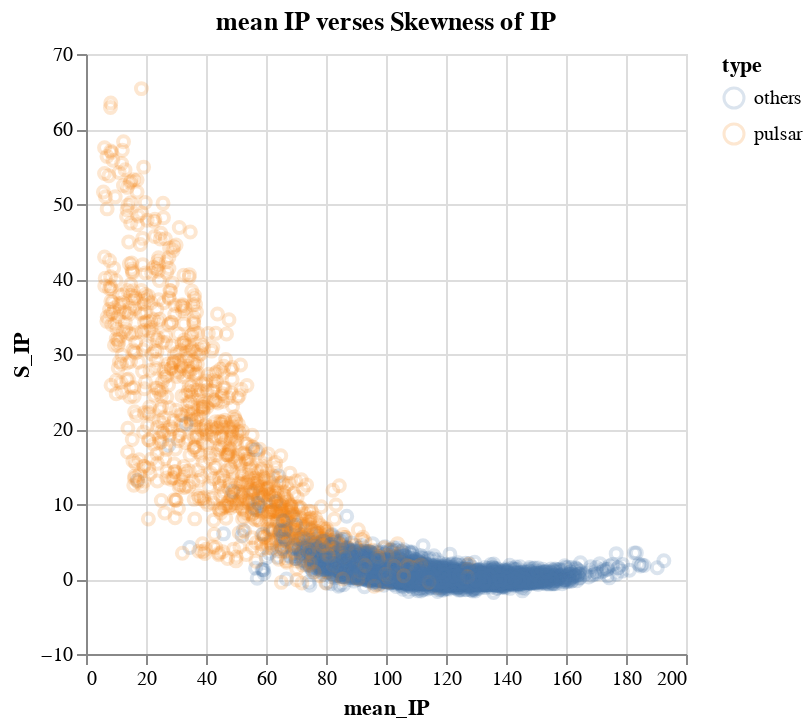

Source (notebook cell):
### Markdown cell above
Graph displaying the correlation between mean IP and Skewness of IP for pulsars and other stars. The graph shows clear separation between pulsars and other sources, with some overlap in the middle where KNN predictions can be challenging. (See Graph 1)

### Code cell
alt.data_transformers.disable_max_rows()
pulsar_mean_plot=alt.Chart(pulsar_train,title='mean IP verses Skewness of IP').mark_point(opacity=0.2).encode(
    x=alt.X('mean_IP'),
    y=alt.Y('S_IP'),
    color='type')
pulsar_mean_plot

### Figure 1 — Vega-Lite specification as saved in the notebook (floating-point values rounded to 4 significant figures; data arrays with more than 128 entries replaced by an {"elided": "..."} marker saying what was removed)
{"config": {"view": {"continuousWidth": 300, "continuousHeight": 300}}, "data": {"name": "data-cabdbbc7cf6aba66a42fc3e217867947"}, "mark": {"type": "point", "opacity": 0.2}, "encoding": {"color": {"field": "type", "type": "nominal"}, "x": {"field": "mean_IP", "type": "quantitative"}, "y": {"field": "S_IP", "type": "quantitative"}}, "title": "mean IP verses Skewness of IP", "$schema": "https://vega.github.io/schema/vega-lite/v5.15.1.json", "datasets": {"data-cabdbbc7cf6aba66a42fc3e217867947": {"elided": "13423 records"}}}
